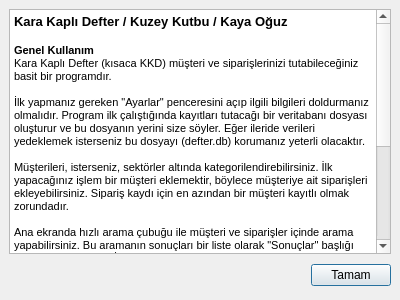
<ui version="4.0" >
 <author></author>
 <comment></comment>
 <exportmacro></exportmacro>
 <class>formYardim</class>
 <widget class="QDialog" name="formYardim" >
  <property name="geometry" >
   <rect>
    <x>0</x>
    <y>0</y>
    <width>400</width>
    <height>300</height>
   </rect>
  </property>
  <property name="windowTitle" >
   <string>Yardım</string>
  </property>
  <property name="windowIcon" >
   <iconset resource="simgeler.qrc" >:/new/prefix1/icons/help.png</iconset>
  </property>
  <layout class="QVBoxLayout" >
   <property name="margin" >
    <number>9</number>
   </property>
   <property name="spacing" >
    <number>6</number>
   </property>
   <item>
    <widget class="QTextBrowser" name="textBrowser" >
     <property name="html" >
      <string>&lt;html>&lt;head>&lt;meta name="qrichtext" content="1" />&lt;/head>&lt;body style=" white-space: pre-wrap; font-family:MS Shell Dlg 2; font-size:8.25pt; font-weight:400; font-style:normal; text-decoration:none;">&lt;p style=" margin-top:0px; margin-bottom:0px; margin-left:0px; margin-right:0px; -qt-block-indent:0; text-indent:0px; font-size:8pt; font-weight:600;">&lt;span style=" font-size:10pt;">Kara Kaplı Defter / Kuzey Kutbu / Kaya Oğuz&lt;/span>&lt;/p>&lt;p style="-qt-paragraph-type:empty; margin-top:0px; margin-bottom:0px; margin-left:0px; margin-right:0px; -qt-block-indent:0; text-indent:0px; font-size:10pt; font-weight:600;">&lt;/p>&lt;p style=" margin-top:0px; margin-bottom:0px; margin-left:0px; margin-right:0px; -qt-block-indent:0; text-indent:0px; font-size:8pt; font-weight:600;">Genel Kullanım&lt;/p>&lt;p style=" margin-top:0px; margin-bottom:0px; margin-left:0px; margin-right:0px; -qt-block-indent:0; text-indent:0px; font-size:8pt;">Kara Kaplı Defter (kısaca KKD) müşteri ve siparişlerinizi tutabileceğiniz basit bir programdır.&lt;/p>&lt;p style="-qt-paragraph-type:empty; margin-top:0px; margin-bottom:0px; margin-left:0px; margin-right:0px; -qt-block-indent:0; text-indent:0px; font-size:8pt;">&lt;/p>&lt;p style=" margin-top:0px; margin-bottom:0px; margin-left:0px; margin-right:0px; -qt-block-indent:0; text-indent:0px; font-size:8pt;">İlk yapmanız gereken "Ayarlar" penceresini açıp ilgili bilgileri doldurmanız olmalıdır. Program ilk çalıştığında kayıtları tutacağı bir veritabanı dosyası oluşturur ve bu dosyanın yerini size söyler. Eğer ileride verileri yedeklemek isterseniz bu dosyayı (defter.db) korumanız yeterli olacaktır.&lt;/p>&lt;p style="-qt-paragraph-type:empty; margin-top:0px; margin-bottom:0px; margin-left:0px; margin-right:0px; -qt-block-indent:0; text-indent:0px; font-size:8pt;">&lt;/p>&lt;p style=" margin-top:0px; margin-bottom:0px; margin-left:0px; margin-right:0px; -qt-block-indent:0; text-indent:0px; font-size:8pt;">Müşterileri, isterseniz, sektörler altında kategorilendirebilirsiniz. İlk yapacağınız işlem bir müşteri eklemektir, böylece müşteriye ait siparişleri ekleyebilirsiniz. Sipariş kaydı için en azından bir müşteri kayıtlı olmak zorundadır. &lt;/p>&lt;p style="-qt-paragraph-type:empty; margin-top:0px; margin-bottom:0px; margin-left:0px; margin-right:0px; -qt-block-indent:0; text-indent:0px; font-size:8pt;">&lt;/p>&lt;p style=" margin-top:0px; margin-bottom:0px; margin-left:0px; margin-right:0px; -qt-block-indent:0; text-indent:0px; font-size:8pt;">Ana ekranda hızlı arama çubuğu ile müşteri ve siparişler içinde arama yapabilirsiniz. Bu aramanın sonuçları bir liste olarak "Sonuçlar" başlığı altında dökülecektir. İlgili kaydın üzerine tıkladığınızda "Detaylı Bilgiler" bölümünde kaydın detaylarını görebilirsiniz.&lt;/p>&lt;p style="-qt-paragraph-type:empty; margin-top:0px; margin-bottom:0px; margin-left:0px; margin-right:0px; -qt-block-indent:0; text-indent:0px; font-size:8pt;">&lt;/p>&lt;p style=" margin-top:0px; margin-bottom:0px; margin-left:0px; margin-right:0px; -qt-block-indent:0; text-indent:0px; font-size:8pt;">Yazdırma seçeneği ile "Detaylı Bilgiler" bölümünde ne görünüyorsa, onu doğrudan yüklü sürücülerinize gönderebilirsiniz.&lt;/p>&lt;p style="-qt-paragraph-type:empty; margin-top:0px; margin-bottom:0px; margin-left:0px; margin-right:0px; -qt-block-indent:0; text-indent:0px; font-size:8pt;">&lt;/p>&lt;p style=" margin-top:0px; margin-bottom:0px; margin-left:0px; margin-right:0px; -qt-block-indent:0; text-indent:0px; font-size:8pt;">Detaylı Arama ile belli tarihler arasında, ya da sipariş / teslim tarihleri kriterlerine göre arayabilirsiniz.&lt;/p>&lt;p style="-qt-paragraph-type:empty; margin-top:0px; margin-bottom:0px; margin-left:0px; margin-right:0px; -qt-block-indent:0; text-indent:0px; font-size:8pt;">&lt;/p>&lt;p style=" margin-top:0px; margin-bottom:0px; margin-left:0px; margin-right:0px; -qt-block-indent:0; text-indent:0px; font-size:8pt;">Rapor ile aylık ya da günlük siparişlerinizi listeletebilirsiniz.&lt;/p>&lt;p style="-qt-paragraph-type:empty; margin-top:0px; margin-bottom:0px; margin-left:0px; margin-right:0px; -qt-block-indent:0; text-indent:0px; font-size:8pt;">&lt;/p>&lt;p style=" margin-top:0px; margin-bottom:0px; margin-left:0px; margin-right:0px; -qt-block-indent:0; text-indent:0px; font-size:8pt;">E-posta ile belli kişilere ve / veya bir sektördeki tüm müşterilerinize e-posta gönderebilirsiniz. Bunun için mutlaka "Ayarlar" penceresinde uygun yerleri uygun şekilde doldurun.&lt;/p>&lt;/body>&lt;/html></string>
     </property>
    </widget>
   </item>
   <item>
    <layout class="QHBoxLayout" >
     <property name="margin" >
      <number>0</number>
     </property>
     <property name="spacing" >
      <number>6</number>
     </property>
     <item>
      <spacer>
       <property name="orientation" >
        <enum>Qt::Horizontal</enum>
       </property>
       <property name="sizeHint" >
        <size>
         <width>131</width>
         <height>31</height>
        </size>
       </property>
      </spacer>
     </item>
     <item>
      <widget class="QPushButton" name="okButton" >
       <property name="text" >
        <string>Tamam</string>
       </property>
      </widget>
     </item>
    </layout>
   </item>
  </layout>
 </widget>
 <pixmapfunction></pixmapfunction>
 <resources>
  <include location="simgeler.qrc" />
 </resources>
 <connections>
  <connection>
   <sender>okButton</sender>
   <signal>clicked()</signal>
   <receiver>formYardim</receiver>
   <slot>accept()</slot>
   <hints>
    <hint type="sourcelabel" >
     <x>278</x>
     <y>253</y>
    </hint>
    <hint type="destinationlabel" >
     <x>96</x>
     <y>254</y>
    </hint>
   </hints>
  </connection>
 </connections>
</ui>
